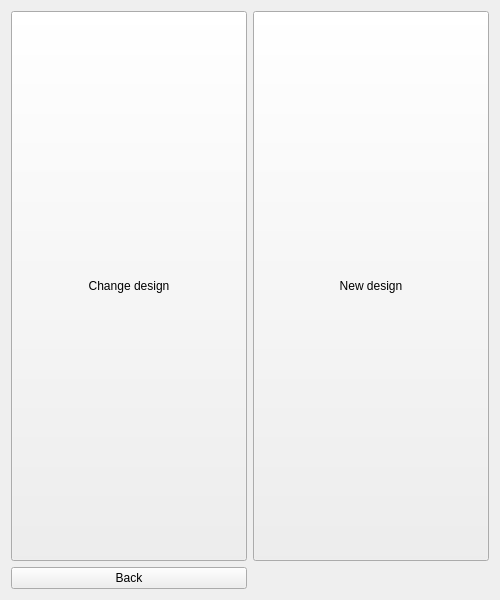
<?xml version="1.0" encoding="UTF-8"?>
<ui version="4.0">
 <class>Design</class>
 <widget class="QWidget" name="Design">
  <property name="geometry">
   <rect>
    <x>0</x>
    <y>0</y>
    <width>500</width>
    <height>600</height>
   </rect>
  </property>
  <property name="maximumSize">
   <size>
    <width>500</width>
    <height>600</height>
   </size>
  </property>
  <property name="windowTitle">
   <string>Form</string>
  </property>
  <layout class="QGridLayout" name="gridLayout">
   <item row="0" column="0">
    <widget class="QPushButton" name="changedes">
     <property name="sizePolicy">
      <sizepolicy hsizetype="Minimum" vsizetype="Preferred">
       <horstretch>0</horstretch>
       <verstretch>0</verstretch>
      </sizepolicy>
     </property>
     <property name="text">
      <string>Change design</string>
     </property>
    </widget>
   </item>
   <item row="0" column="1">
    <widget class="QPushButton" name="newdes">
     <property name="sizePolicy">
      <sizepolicy hsizetype="Minimum" vsizetype="Preferred">
       <horstretch>0</horstretch>
       <verstretch>0</verstretch>
      </sizepolicy>
     </property>
     <property name="text">
      <string>New design</string>
     </property>
    </widget>
   </item>
   <item row="1" column="0">
    <widget class="QPushButton" name="back">
     <property name="sizePolicy">
      <sizepolicy hsizetype="Minimum" vsizetype="Fixed">
       <horstretch>0</horstretch>
       <verstretch>0</verstretch>
      </sizepolicy>
     </property>
     <property name="styleSheet">
      <string notr="true"/>
     </property>
     <property name="text">
      <string>Back</string>
     </property>
    </widget>
   </item>
  </layout>
 </widget>
 <resources/>
 <connections/>
</ui>
